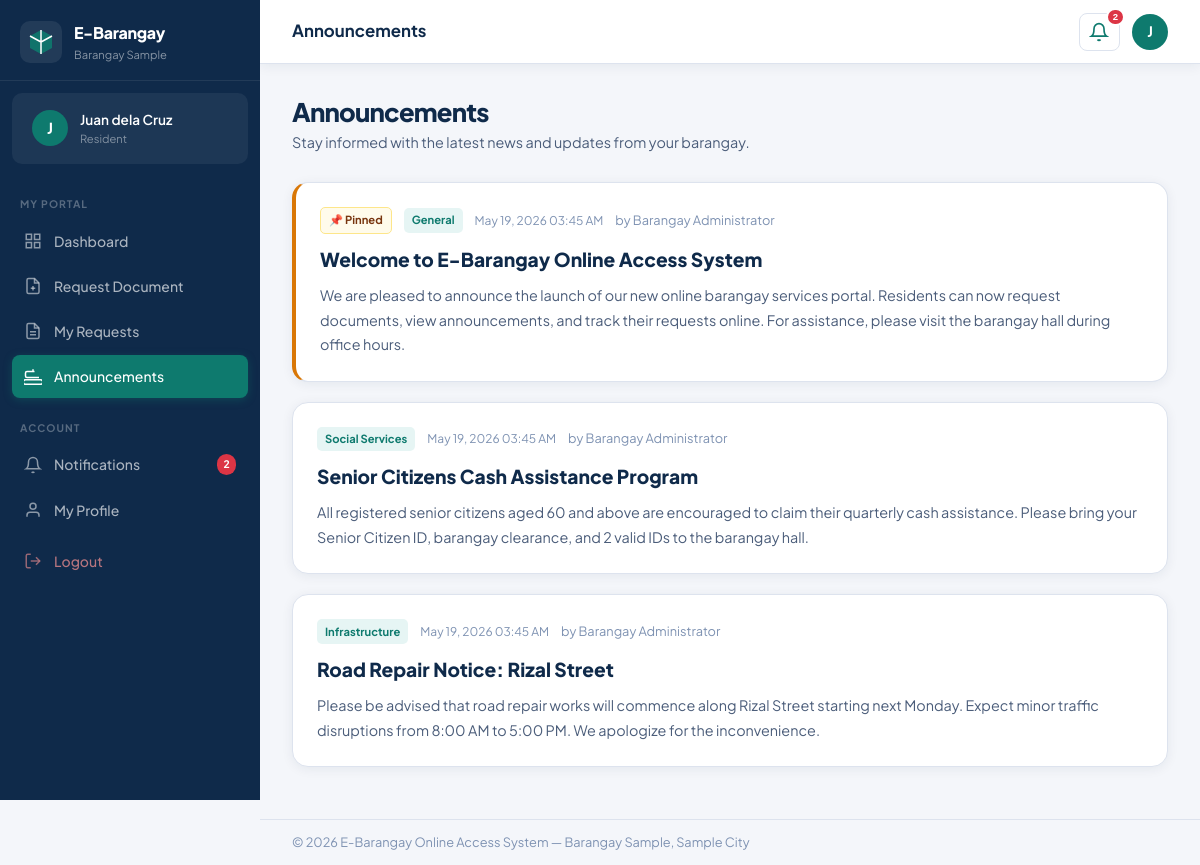
Screenshot of /announcement.php (signed in) with the database file from the repository.
### tables this page shows
CREATE TABLE IF NOT EXISTS users (
    id INT AUTO_INCREMENT PRIMARY KEY,
    full_name VARCHAR(150) NOT NULL,
    email VARCHAR(150) NOT NULL UNIQUE,
    password VARCHAR(255) NOT NULL,
    phone VARCHAR(20),
    address TEXT,
    date_of_birth DATE,
    place_of_birth VARCHAR(150),
    civil_status ENUM('Single','Married','Widowed','Separated','Annulled') DEFAULT 'Single',
    citizenship VARCHAR(100) DEFAULT 'Filipino',
    cedula_number VARCHAR(50),
    gender ENUM('Male','Female','Other') DEFAULT 'Male',
    role ENUM('admin','resident') DEFAULT 'resident',
    status ENUM('active','inactive') DEFAULT 'active',
    profile_photo VARCHAR(255) DEFAULT NULL,
    created_at DATETIME DEFAULT CURRENT_TIMESTAMP,
    updated_at DATETIME DEFAULT CURRENT_TIMESTAMP ON UPDATE CURRENT_TIMESTAMP
);

CREATE TABLE IF NOT EXISTS announcements (
    id INT AUTO_INCREMENT PRIMARY KEY,
    admin_id INT NOT NULL,
    title VARCHAR(255) NOT NULL,
    content LONGTEXT NOT NULL,
    category VARCHAR(100) DEFAULT 'General',
    is_pinned TINYINT(1) DEFAULT 0,
    created_at DATETIME DEFAULT CURRENT_TIMESTAMP,
    updated_at DATETIME DEFAULT CURRENT_TIMESTAMP ON UPDATE CURRENT_TIMESTAMP,
    FOREIGN KEY (admin_id) REFERENCES users(id) ON DELETE CASCADE
);

### config.php (called while the page is built, shortened)
<?php
$conn = new mysqli(DB_HOST, DB_USER, DB_PASS, DB_NAME);
$conn->set_charset('utf8mb4');
function isLoggedIn(): bool {
    return isset($_SESSION['user_id']) && !empty($_SESSION['user_id']);
}
function getCurrentUser(): ?array {
    global $conn;
    $id = (int)$_SESSION['user_id'];
    $stmt = $conn->prepare("SELECT * FROM users WHERE id = ? LIMIT 1");
    $stmt->bind_param('i', $id);
    $stmt->execute();
    $res = $stmt->get_result();
    return $res->fetch_assoc();
}
function getUnreadCount(int $userId): int {
    global $conn;
    $stmt = $conn->prepare("SELECT COUNT(*) as cnt FROM notifications WHERE user_id = ? AND is_read = 0");
    $stmt->bind_param('i', $userId);
    $stmt->execute();
    return (int)$stmt->get_result()->fetch_assoc()['cnt'];
}
function e(mixed $val): string {
    return htmlspecialchars((string)($val ?? ''), ENT_QUOTES, 'UTF-8');
}
function formatDateTime(?string $dt): string {
    return date('M d, Y h:i A', strtotime($dt));
}

### announcement.php (the view, shortened to what this page needs)
<?php
require_once 'config.php';
$pageTitle = 'Announcements';
$isAdmin   = $_SESSION['role'] === 'admin';
$announcements = $conn->query("SELECT a.*, u.full_name FROM announcements a JOIN users u ON a.admin_id=u.id ORDER BY a.is_pinned DESC, a.created_at DESC")->fetch_all(MYSQLI_ASSOC);
include_once 'includes/layout.php';
?>
<div class="page-header">
    <div>
        <h1 class="page-title">Announcements</h1>
        <p class="page-desc"><?= $isAdmin ? 'Post, edit, and manage barangay announcements.' : 'Stay informed with the latest news and updates from your barangay.' ?></p>
    </div>
</div>
<?php if (empty($announcements)): ?>
<div class="empty-state">
    <div class="empty-icon">📢</div>
    <h3>No Announcements Yet</h3>
    <p>Check back later for updates from your barangay.</p>
</div>
<?php else: ?>
<div class="announcements-list">
    <?php foreach ($announcements as $ann): ?>
    <div class="ann-full-card <?= $ann['is_pinned'] ? 'ann-pinned' : '' ?>">
        <div class="ann-full-header">
            <div class="ann-full-meta">
                <?php if ($ann['is_pinned']): ?>
                <span class="ann-pin-tag">📌 Pinned</span>
                <?php endif; ?>
                <span class="ann-cat-tag"><?= e($ann['category']) ?></span>
                <span class="ann-date"><?= formatDateTime($ann['created_at']) ?></span>
                <span class="text-muted">by <?= e($ann['full_name']) ?></span>
            </div>
        </div>
        <h2 class="ann-full-title"><?= e($ann['title']) ?></h2>
        <div class="ann-full-content"><?= nl2br(e($ann['content'])) ?></div>
    </div>
    <?php endforeach; ?>
</div>
<?php endif; ?>
<?php include_once 'includes/footer.php'; ?>

### includes/layout.php (shortened to what this page needs)
<?php
require_once (strpos(__DIR__, 'includes') !== false ? dirname(__DIR__) . '/config.php' : 'config.php');
$currentUser    = getCurrentUser();
$userId         = (int)($_SESSION['user_id'] ?? 0);
$userRole       = $_SESSION['role'] ?? 'resident';
$unreadCount    = $userId ? getUnreadCount($userId) : 0;
$currentPage    = basename($_SERVER['PHP_SELF']);
$pageTitle      = $pageTitle ?? 'Dashboard';
$basePath = '';
if (strpos(__DIR__, 'includes') !== false) {
    $basePath = '../';
}
?>
<!DOCTYPE html>
<html lang="en">
<head>
    <link rel="stylesheet" href="<?= $basePath ?>css/style.css">
</head>
<body>
<aside class="sidebar" id="sidebar">
    <div class="sidebar-brand">
        <div class="brand-icon">
            <svg width="28" height="28" viewBox="0 0 28 28" fill="none">
                <path d="M14 2L3 8v12l11 6 11-6V8L14 2z" fill="var(--accent)" opacity="0.9"/>
                <path d="M14 2v24M3 8l11 6 11-6" stroke="white" stroke-width="1.5" stroke-linejoin="round"/>
            </svg>
        </div>
        <div class="brand-text">
            <span class="brand-name"><?= SITE_NAME ?></span>
            <span class="brand-sub"><?= BARANGAY_NAME ?></span>
        </div>
    </div>
    <div class="sidebar-user-card">
        <div class="sidebar-avatar">
            <?= strtoupper(substr($currentUser['full_name'] ?? 'U', 0, 1)) ?>
        </div>
        <div class="sidebar-user-info">
            <span class="sidebar-user-name"><?= e($currentUser['full_name'] ?? 'User') ?></span>
            <span class="sidebar-user-role"><?= ucfirst($userRole) ?></span>
        </div>
    </div>
    <nav class="sidebar-nav">
        <?php if ($userRole === 'admin'): ?>
        <div class="nav-section-label">Management</div>
        <a href="<?= $basePath ?>admin_dashboard.php" class="nav-item <?= $currentPage === 'admin_dashboard.php' ? 'active' : '' ?>">
            <svg class="nav-icon" viewBox="0 0 24 24" fill="none" stroke="currentColor" stroke-width="2"><rect x="3" y="3" width="7" height="7"/><rect x="14" y="3" width="7" height="7"/><rect x="3" y="14" width="7" height="7"/><rect x="14" y="14" width="7" height="7"/></svg>
            <span>Dashboard</span>
        </a>
        <a href="<?= $basePath ?>manage_request.php" class="nav-item <?= $currentPage === 'manage_request.php' ? 'active' : '' ?>">
            <svg class="nav-icon" viewBox="0 0 24 24" fill="none" stroke="currentColor" stroke-width="2"><path d="M14 2H6a2 2 0 00-2 2v16a2 2 0 002 2h12a2 2 0 002-2V8z"/><polyline points="14 2 14 8 20 8"/><line x1="16" y1="13" x2="8" y2="13"/><line x1="16" y1="17" x2="8" y2="17"/><polyline points="10 9 9 9 8 9"/></svg>
            <span>Document Requests</span>
        </a>
        <a href="<?= $basePath ?>manage_resident.php" class="nav-item <?= $currentPage === 'manage_resident.php' ? 'active' : '' ?>">
            <svg class="nav-icon" viewBox="0 0 24 24" fill="none" stroke="currentColor" stroke-width="2"><path d="M17 21v-2a4 4 0 00-4-4H5a4 4 0 00-4 4v2"/><circle cx="9" cy="7" r="4"/><path d="M23 21v-2a4 4 0 00-3-3.87"/><path d="M16 3.13a4 4 0 010 7.75"/></svg>
            <span>Residents</span>
        </a>
        <a href="<?= $basePath ?>announcement.php" class="nav-item <?= $currentPage === 'announcement.php' ? 'active' : '' ?>">
            <svg class="nav-icon" viewBox="0 0 24 24" fill="none" stroke="currentColor" stroke-width="2"><path d="M22 17H2a3 3 0 000 6h20a3 3 0 000-6z"/><path d="M14 6H4a2 2 0 00-2 2v4a2 2 0 002 2h16"/><line x1="12" y1="3" x2="12" y2="6"/></svg>
            <span>Announcements</span>
        </a>
        <?php else: ?>
        <div class="nav-section-label">My Portal</div>
        <a href="<?= $basePath ?>residents_dashboard.php" class="nav-item <?= $currentPage === 'residents_dashboard.php' ? 'active' : '' ?>">
            <svg class="nav-icon" viewBox="0 0 24 24" fill="none" stroke="currentColor" stroke-width="2"><rect x="3" y="3" width="7" height="7"/><rect x="14" y="3" width="7" height="7"/><rect x="3" y="14" width="7" height="7"/><rect x="14" y="14" width="7" height="7"/></svg>
            <span>Dashboard</span>
        </a>
        <a href="<?= $basePath ?>request_documents.php" class="nav-item <?= $currentPage === 'request_documents.php' ? 'active' : '' ?>">
            <svg class="nav-icon" viewBox="0 0 24 24" fill="none" stroke="currentColor" stroke-width="2"><path d="M14 2H6a2 2 0 00-2 2v16a2 2 0 002 2h12a2 2 0 002-2V8z"/><polyline points="14 2 14 8 20 8"/><line x1="12" y1="18" x2="12" y2="12"/><line x1="9" y1="15" x2="15" y2="15"/></svg>
            <span>Request Document</span>
        </a>
        <a href="<?= $basePath ?>view_request.php" class="nav-item <?= $currentPage === 'view_request.php' ? 'active' : '' ?>">
            <svg class="nav-icon" viewBox="0 0 24 24" fill="none" stroke="currentColor" stroke-width="2"><path d="M14 2H6a2 2 0 00-2 2v16a2 2 0 002 2h12a2 2 0 002-2V8z"/><polyline points="14 2 14 8 20 8"/><line x1="16" y1="13" x2="8" y2="13"/><line x1="16" y1="17" x2="8" y2="17"/></svg>
            <span>My Requests</span>
        </a>
        <a href="<?= $basePath ?>announcement.php" class="nav-item <?= $currentPage === 'announcement.php' ? 'active' : '' ?>">
            <svg class="nav-icon" viewBox="0 0 24 24" fill="none" stroke="currentColor" stroke-width="2"><path d="M22 17H2a3 3 0 000 6h20a3 3 0 000-6z"/><path d="M14 6H4a2 2 0 00-2 2v4a2 2 0 002 2h16"/><line x1="12" y1="3" x2="12" y2="6"/></svg>
            <span>Announcements</span>
        </a>
        <?php endif; ?>
        <div class="nav-section-label">Account</div>
        <a href="<?= $basePath ?>notification.php" class="nav-item <?= $currentPage === 'notification.php' ? 'active' : '' ?>">
            <svg class="nav-icon" viewBox="0 0 24 24" fill="none" stroke="currentColor" stroke-width="2"><path d="M18 8A6 6 0 006 8c0 7-3 9-3 9h18s-3-2-3-9"/><path d="M13.73 21a2 2 0 01-3.46 0"/></svg>
            <span>Notifications</span>
            <?php if ($unreadCount > 0): ?>
            <span class="nav-badge"><?= $unreadCount ?></span>
            <?php endif; ?>
        </a>
        <a href="<?= $basePath ?>edit.php" class="nav-item <?= $currentPage === 'edit.php' ? 'active' : '' ?>">
            <svg class="nav-icon" viewBox="0 0 24 24" fill="none" stroke="currentColor" stroke-width="2"><path d="M20 21v-2a4 4 0 00-4-4H8a4 4 0 00-4 4v2"/><circle cx="12" cy="7" r="4"/></svg>
            <span>My Profile</span>
        </a>
        <a href="<?= $basePath ?>logout.php" class="nav-item nav-item-logout">
            <svg class="nav-icon" viewBox="0 0 24 24" fill="none" stroke="currentColor" stroke-width="2"><path d="M9 21H5a2 2 0 01-2-2V5a2 2 0 012-2h4"/><polyline points="16 17 21 12 16 7"/><line x1="21" y1="12" x2="9" y2="12"/></svg>
            <span>Logout</span>
        </a>
    </nav>
</aside>
<div class="main-wrapper">
    <header class="topbar">
        <div class="topbar-title">
            <span><?= e($pageTitle) ?></span>
        </div>
        <div class="topbar-actions">
            <div class="notif-wrapper" id="notifWrapper">
                <button class="notif-btn <?= $unreadCount > 0 ? 'has-unread' : '' ?>" id="notifBtn" aria-label="Notifications">
                    <svg width="20" height="20" viewBox="0 0 24 24" fill="none" stroke="currentColor" stroke-width="2"><path d="M18 8A6 6 0 006 8c0 7-3 9-3 9h18s-3-2-3-9"/><path d="M13.73 21a2 2 0 01-3.46 0"/></svg>
                    <?php if ($unreadCount > 0): ?>
                    <span class="notif-count"><?= $unreadCount > 99 ? '99+' : $unreadCount ?></span>
                    <?php endif; ?>
                </button>
            </div>
            <a href="<?= $basePath ?>edit.php" class="topbar-avatar" title="Edit Profile">
                <?= strtoupper(substr($currentUser['full_name'] ?? 'U', 0, 1)) ?>
            </a>
        </div>
    </header>
    <main class="page-content">

### rows the page displays
users: full_name "J", full_name "Juan dela Cruz"
announcements: is_pinned "📌 Pinned", category "General", created_at "May 19, 2026 03:45 AM", admin.full_name "Barangay Administrator", title "Welcome to E-Barangay Online Access System", content "We are pleased to announce the launch of our new online barangay services portal. Residents can now request documents, view announcements, and track their requests online. For assistance, please visit the barangay hall during office hours."
announcements: category "Social Services", created_at "May 19, 2026 03:45 AM", admin.full_name "Barangay Administrator", title "Senior Citizens Cash Assistance Program", content "All registered senior citizens aged 60 and above are encouraged to claim their quarterly cash assistance. Please bring your Senior Citizen ID, barangay clearance, and 2 valid IDs to the barangay hall."
announcements: category "Infrastructure", created_at "May 19, 2026 03:45 AM", admin.full_name "Barangay Administrator", title "Road Repair Notice: Rizal Street", content "Please be advised that road repair works will commence along Rizal Street starting next Monday. Expect minor traffic disruptions from 8:00 AM to 5:00 PM. We apologize for the inconvenience."

### other values shown
SITE_NAME "E-Barangay"
BARANGAY_NAME "Barangay Sample"
$userRole "Resident"
$unreadCount "2"
$pageTitle "Announcements"
SITE_FULL "E-Barangay Online Access System"
BARANGAY_CITY "Sample City"
